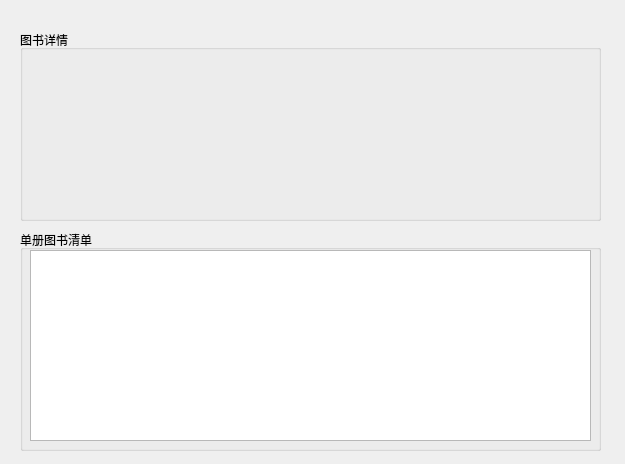
<?xml version="1.0" encoding="UTF-8"?>
<ui version="4.0">
 <class>bookitem_Dialog</class>
 <widget class="QDialog" name="bookitem_Dialog">
  <property name="geometry">
   <rect>
    <x>0</x>
    <y>0</y>
    <width>625</width>
    <height>464</height>
   </rect>
  </property>
  <property name="windowTitle">
   <string>图书信息</string>
  </property>
  <widget class="QGroupBox" name="groupBox">
   <property name="geometry">
    <rect>
     <x>20</x>
     <y>30</y>
     <width>581</width>
     <height>191</height>
    </rect>
   </property>
   <property name="title">
    <string>图书详情</string>
   </property>
   <widget class="QLabel" name="bookItem_label">
    <property name="geometry">
     <rect>
      <x>10</x>
      <y>10</y>
      <width>561</width>
      <height>171</height>
     </rect>
    </property>
    <property name="text">
     <string/>
    </property>
   </widget>
  </widget>
  <widget class="QGroupBox" name="groupBox_2">
   <property name="geometry">
    <rect>
     <x>20</x>
     <y>230</y>
     <width>581</width>
     <height>221</height>
    </rect>
   </property>
   <property name="title">
    <string>单册图书清单</string>
   </property>
   <widget class="QTreeView" name="bookview">
    <property name="geometry">
     <rect>
      <x>10</x>
      <y>20</y>
      <width>561</width>
      <height>191</height>
     </rect>
    </property>
    <property name="font">
     <font>
      <pointsize>13</pointsize>
     </font>
    </property>
    <property name="contextMenuPolicy">
     <enum>Qt::NoContextMenu</enum>
    </property>
    <property name="editTriggers">
     <set>QAbstractItemView::NoEditTriggers</set>
    </property>
    <property name="alternatingRowColors">
     <bool>true</bool>
    </property>
    <property name="rootIsDecorated">
     <bool>false</bool>
    </property>
    <property name="headerHidden">
     <bool>true</bool>
    </property>
   </widget>
  </widget>
 </widget>
 <resources/>
 <connections/>
</ui>
